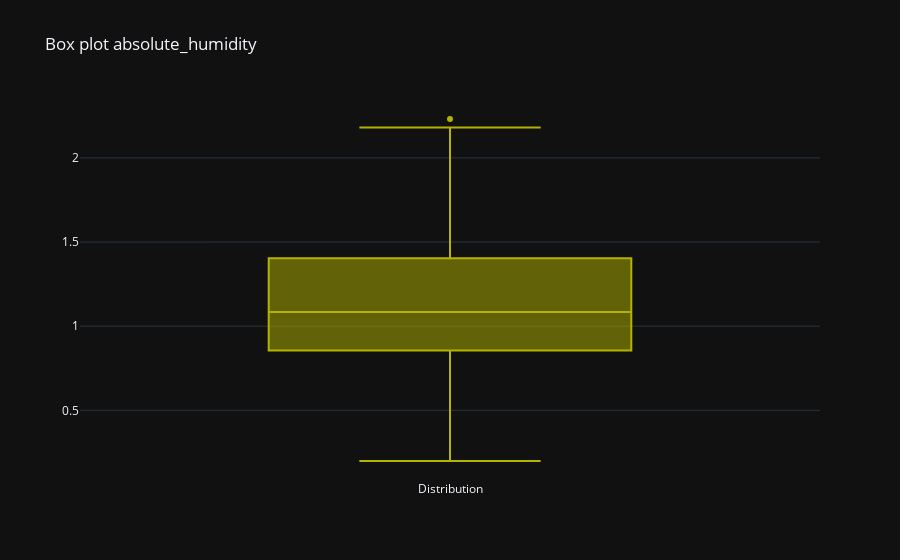

Notebook source saved alongside this figure:
### Code cell
fig = go.Figure()

fig.add_trace(go.Box(
    y = data_train['absolute_humidity'],
    name = 'Distribution',
    marker_color = '#b3b300'
))

fig.update_layout(
    template = 'plotly_dark',
    title_text = 'Box plot absolute_humidity'
)

### Figure 1 — Plotly figure (JSON) as saved in the notebook; plotly's stock layout.template omitted (floating-point values rounded to 4 significant figures; data arrays with more than 128 entries replaced by an {"elided": "..."} marker saying what was removed)
{"data": [{"marker": {"color": "#b3b300"}, "name": "Distribution", "type": "box", "y": {"elided": "7111 float values"}}], "layout": {"title": {"text": "Box plot absolute_humidity"}}}
